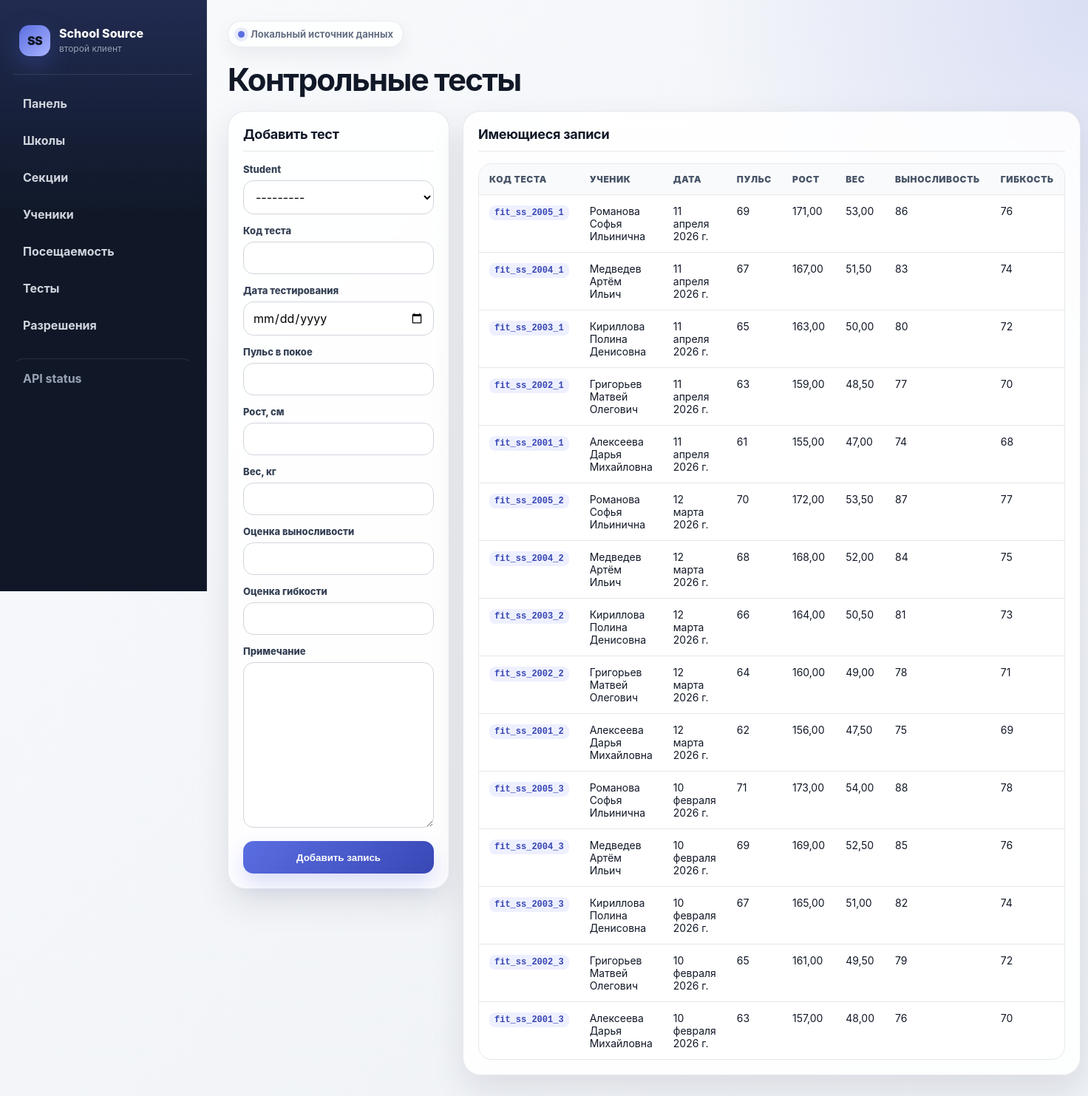
The page /fitness-tests/ on the database its author committed.
### school_source/models.py (models this page shows, shortened)
class FitnessTest(models.Model):
    student = models.ForeignKey(Student, on_delete=models.CASCADE, related_name="fitness_tests")
    test_code = models.CharField("Код теста", max_length=64, unique=True)
    tested_at = models.DateField("Дата тестирования")
    resting_pulse = models.PositiveIntegerField("Пульс в покое", null=True, blank=True)
    height_cm = models.DecimalField("Рост, см", max_digits=6, decimal_places=2, null=True, blank=True)
    weight_kg = models.DecimalField("Вес, кг", max_digits=6, decimal_places=2, null=True, blank=True)
    endurance_score = models.PositiveIntegerField("Оценка выносливости", null=True, blank=True)
    flexibility_score = models.PositiveIntegerField("Оценка гибкости", null=True, blank=True)
    notes = models.TextField("Примечание", blank=True)
    class Meta:
        ordering = ["-tested_at"]

class Student(models.Model):
    GENDER_CHOICES = [
        ("M", "Мужской"),
        ("F", "Женский"),
    ]
    local_code = models.CharField("Локальный код ученика", max_length=64, unique=True)
    full_name = models.CharField("ФИО", max_length=255)
    birth_year = models.PositiveIntegerField("Год рождения")
    gender_code = models.CharField("Пол", max_length=1, choices=GENDER_CHOICES)
    parent_phone = models.CharField("Телефон представителя", max_length=30, blank=True)
    city = models.CharField("Город", max_length=120, blank=True)
    section = models.ForeignKey(Section, on_delete=models.CASCADE, related_name="students")
    skill_level = models.CharField("Уровень подготовки", max_length=80, blank=True)
    enrollment_date = models.DateField("Дата зачисления", null=True, blank=True)
    class Meta:
        ordering = ["full_name"]
    def __str__(self):
        return self.full_name

### school_source/views.py (the view)
# urls.py: path("fitness-tests/", views.fitness_tests_page, name="fitness_tests_page"),
def fitness_tests_page(request):
    tests_qs = FitnessTest.objects.select_related("student", "student__section").order_by("-tested_at", "-id")
    return _save_form_or_render(
        request,
        FitnessTestForm,
        "school_source/fitness_tests.html",
        {"fitness_tests": tests_qs},
    )

### school_source/forms.py
class FitnessTestForm(BaseStyledModelForm):
    class Meta:
        model = FitnessTest
        fields = [
            "student",
            "test_code",
            "tested_at",
            "resting_pulse",
            "height_cm",
            "weight_kg",
            "endurance_score",
            "flexibility_score",
            "notes",
        ]
        widgets = {
            "tested_at": DateInput(),
        }

### school_source/views.py (called while the page is built)
def _save_form_or_render(request, form_class, template_name, context):
    if request.method == "POST":
        form = form_class(request.POST)
        if form.is_valid():
            form.save()
            messages.success(request, "Запись успешно добавлена.")
            return redirect(request.path)
        messages.error(request, "Проверьте заполнение формы.")
    else:
        form = form_class()
    context["form"] = form
    return render(request, template_name, context)

### school_source/templates/school_source/fitness_tests.html (shortened to what this page needs)
{% extends "school_source/base.html" %}
{% block content %}
<h1>Контрольные тесты</h1>
<div class="layout">
    <section class="card">
        <h2>Добавить тест</h2>
        {% include "school_source/_form.html" %}
    </section>
    <section class="card">
        <h2>Имеющиеся записи</h2>
        <div class="table-wrap">
            <table>
                <tr>
                    <th>Код теста</th>
                    <th>Ученик</th>
                    <th>Дата</th>
                    <th>Пульс</th>
                    <th>Рост</th>
                    <th>Вес</th>
                    <th>Выносливость</th>
                    <th>Гибкость</th>
                </tr>
                {% for test in fitness_tests %}
                    <tr>
                        <td><code>{{ test.test_code }}</code></td>
                        <td>{{ test.student.full_name }}</td>
                        <td>{{ test.tested_at }}</td>
                        <td>{{ test.resting_pulse|default:"—" }}</td>
                        <td>{{ test.height_cm|default:"—" }}</td>
                        <td>{{ test.weight_kg|default:"—" }}</td>
                        <td>{{ test.endurance_score|default:"—" }}</td>
                        <td>{{ test.flexibility_score|default:"—" }}</td>
                    </tr>
                {% empty %}
                    <tr><td colspan="8">Записей пока нет.</td></tr>
                {% endfor %}
            </table>
        </div>
    </section>
</div>
{% endblock %}

### school_source/templates/school_source/base.html (style rules this page uses)
:root { --page: #eef1f5; --panel: #101828; --panel-soft: #1d2939; --surface: #ffffff; --surface-2: #f8fafc; --text: #111827; --muted: #667085; --line: #e4e7ec; --accent: #5b6ee1; --accent-2: #3847b5; --danger: #d92d20; --success: #039855; --shadow: 0 18px 45px rgba(16, 24, 40, 0.10); }
* { box-sizing: border-box; }
body { margin: 0; min-height: 100vh; font-family: Inter, "Segoe UI", Arial, sans-serif; color: var(--text); background: radial-gradient(circle at top right, rgba(91, 110, 225, 0.17), transparent 34rem), linear-gradient(135deg, #f8fafc 0%, var(--page) 100%); }
h1 { margin: 0 0 20px; font-size: clamp(28px, 4vw, 42px); line-height: 1.05; letter-spacing: -0.04em; }
h2 { margin: 0 0 16px; font-size: 18px; letter-spacing: -0.015em; }
.card { background: rgba(255, 255, 255, 0.88); backdrop-filter: blur(14px); border: 1px solid rgba(228, 231, 236, 0.92); border-radius: 24px; padding: 20px; box-shadow: var(--shadow); margin-bottom: 18px; }
.card h2 { padding-bottom: 12px; border-bottom: 1px solid var(--line); }
.layout { display: grid; grid-template-columns: minmax(300px, 410px) 1fr; gap: 18px; align-items: start; }
.table-wrap { overflow-x: auto; border: 1px solid var(--line); border-radius: 18px; background: var(--surface); }
table { width: 100%; border-collapse: separate; border-spacing: 0; font-size: 14px; }
th, td { border-bottom: 1px solid var(--line); padding: 13px 14px; text-align: left; vertical-align: top; }
tr:last-child td { border-bottom: 0; }
th { color: #475467; font-size: 12px; font-weight: 900; text-transform: uppercase; letter-spacing: 0.05em; background: #f9fafb; }
.form-control, .form-select { width: 100%; min-height: 42px; border: 1px solid #d0d5dd; border-radius: 14px; padding: 11px 12px; font: inherit; background: #ffffff; outline: none; transition: 0.15s ease; }
textarea.form-control { min-height: 104px; resize: vertical; }
code { background: #eef0ff; color: #3847b5; padding: 3px 7px; border-radius: 8px; font-size: 12px; font-weight: 800; }

### rows shown on the page
FitnessTest: test_code "fit_ss_2005_1", student.full_name "Романова Софья Ильинична", tested_at "11 апреля 2026 г.", resting_pulse "69", height_cm "171,00", weight_kg "53,00", endurance_score "86", flexibility_score "76"
FitnessTest: test_code "fit_ss_2004_1", student.full_name "Медведев Артём Ильич", tested_at "11 апреля 2026 г.", resting_pulse "67", height_cm "167,00", weight_kg "51,50", endurance_score "83", flexibility_score "74"
FitnessTest: test_code "fit_ss_2003_1", student.full_name "Кириллова Полина Денисовна", tested_at "11 апреля 2026 г.", resting_pulse "65", height_cm "163,00", weight_kg "50,00", endurance_score "80", flexibility_score "72"
FitnessTest: test_code "fit_ss_2002_1", student.full_name "Григорьев Матвей Олегович", tested_at "11 апреля 2026 г.", resting_pulse "63", height_cm "159,00", weight_kg "48,50", endurance_score "77", flexibility_score "70"
FitnessTest: test_code "fit_ss_2001_1", student.full_name "Алексеева Дарья Михайловна", tested_at "11 апреля 2026 г.", resting_pulse "61", height_cm "155,00", weight_kg "47,00", endurance_score "74", flexibility_score "68"
FitnessTest: test_code "fit_ss_2005_2", student.full_name "Романова Софья Ильинична", tested_at "12 марта 2026 г.", resting_pulse "70", height_cm "172,00", weight_kg "53,50", endurance_score "87", flexibility_score "77"
FitnessTest: test_code "fit_ss_2004_2", student.full_name "Медведев Артём Ильич", tested_at "12 марта 2026 г.", resting_pulse "68", height_cm "168,00", weight_kg "52,00", endurance_score "84", flexibility_score "75"
FitnessTest: test_code "fit_ss_2003_2", student.full_name "Кириллова Полина Денисовна", tested_at "12 марта 2026 г.", resting_pulse "66", height_cm "164,00", weight_kg "50,50", endurance_score "81", flexibility_score "73"
FitnessTest: test_code "fit_ss_2002_2", student.full_name "Григорьев Матвей Олегович", tested_at "12 марта 2026 г.", resting_pulse "64", height_cm "160,00", weight_kg "49,00", endurance_score "78", flexibility_score "71"
FitnessTest: test_code "fit_ss_2001_2", student.full_name "Алексеева Дарья Михайловна", tested_at "12 марта 2026 г.", resting_pulse "62", height_cm "156,00", weight_kg "47,50", endurance_score "75", flexibility_score "69"
FitnessTest: test_code "fit_ss_2005_3", student.full_name "Романова Софья Ильинична", tested_at "10 февраля 2026 г.", resting_pulse "71", height_cm "173,00", weight_kg "54,00", endurance_score "88", flexibility_score "78"
FitnessTest: test_code "fit_ss_2004_3", student.full_name "Медведев Артём Ильич", tested_at "10 февраля 2026 г.", resting_pulse "69", height_cm "169,00", weight_kg "52,50", endurance_score "85", flexibility_score "76"
FitnessTest: test_code "fit_ss_2003_3", student.full_name "Кириллова Полина Денисовна", tested_at "10 февраля 2026 г.", resting_pulse "67", height_cm "165,00", weight_kg "51,00", endurance_score "82", flexibility_score "74"
FitnessTest: test_code "fit_ss_2002_3", student.full_name "Григорьев Матвей Олегович", tested_at "10 февраля 2026 г.", resting_pulse "65", height_cm "161,00", weight_kg "49,50", endurance_score "79", flexibility_score "72"
FitnessTest: test_code "fit_ss_2001_3", student.full_name "Алексеева Дарья Михайловна", tested_at "10 февраля 2026 г.", resting_pulse "63", height_cm "157,00", weight_kg "48,00", endurance_score "76", flexibility_score "70"

### other values the page prints
{{ field.label }} "Student" "Код теста" "Дата тестирования" "Пульс в покое" "Рост, см" "Вес, кг" "Оценка выносливости" "Оценка гибкости" "Примечание"
